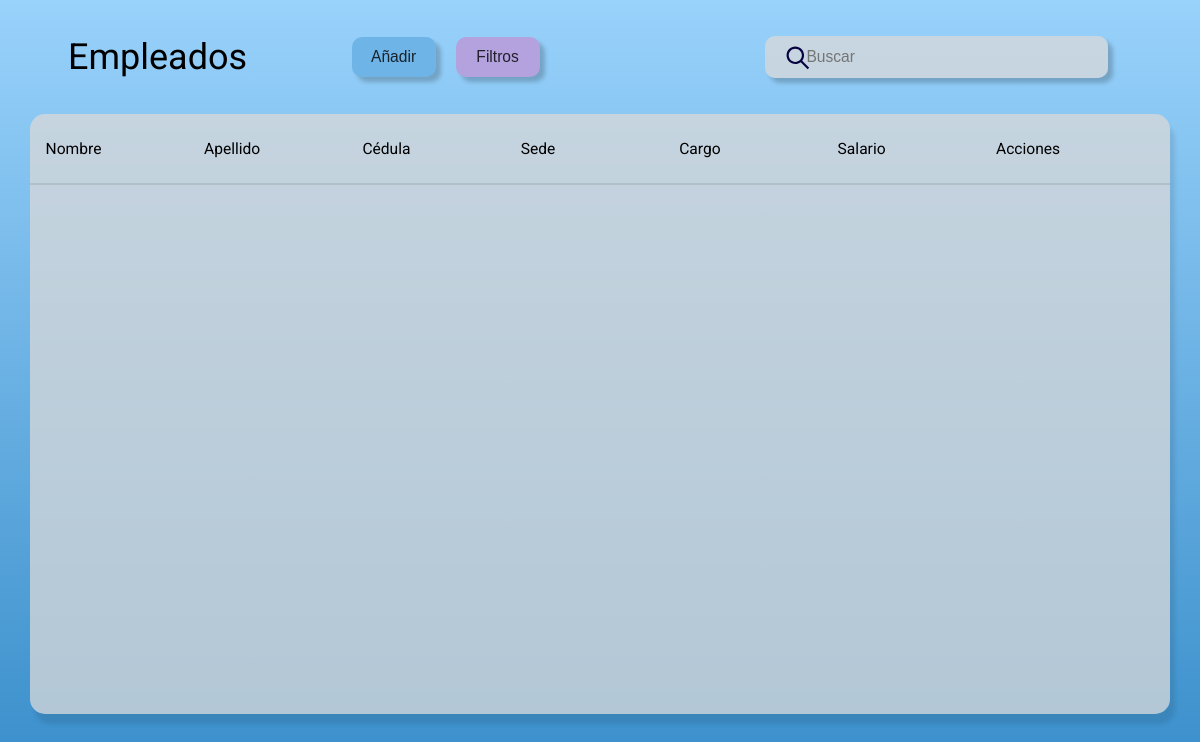
Before: / with the older database file.
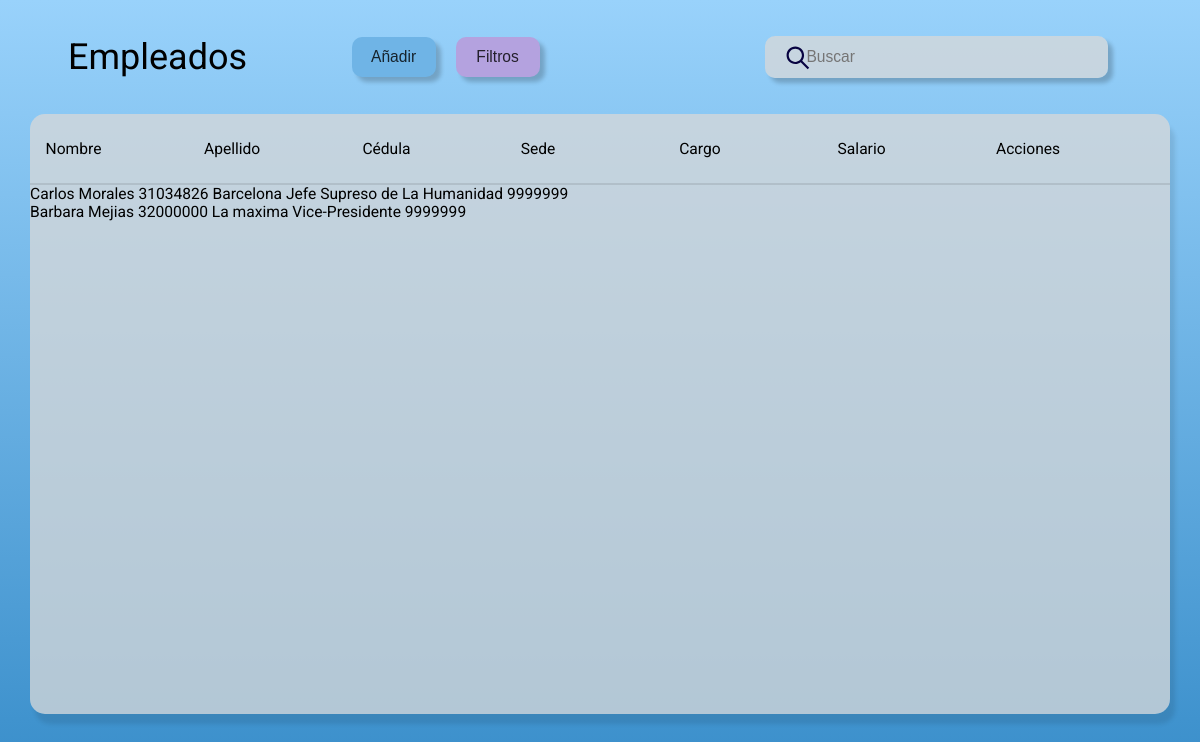
After: the same page with the newer database file.
### tareabasededatos_app/models.py (models this page shows, shortened)
class Employee(models.Model):
    name = models.CharField(max_length=200)
    lastname = models.CharField(max_length=200)
    cedula = models.CharField(max_length=15, unique=True, primary_key=True)
    sede = models.CharField(max_length=200)
    charge = models.CharField(max_length=120)
    salary = models.CharField(max_length=20)

### tareabasededatos_app/views.py (the view)
# urls.py: path('', mainview, name='index'),
def mainview(request):
    employees = Employee.objects.all()
    return render(request, 'index.html', {'employees':employees})

### templates/index.html (shortened to what this page needs)
{% load static %}
<!DOCTYPE html>
<html lang="en">
<head>
    <link rel="stylesheet" href="{% static "css/styles.css" %}">
</head>
<body>
    <header>
        <div class="header">
            <p id="emp">Empleados</p>
            <button id="add">Añadir</button>
            <button id="fil">Filtros</button>
            <div id="lokCont">
                <input type="text" placeholder="Buscar" id="lok">
            </div>
	    </div>
    </header>
    <main>
        <div class="main">
            <div class="headerbd">
                <p>Nombre</p>
                <p>Apellido</p>
                <p>Cédula</p>
                <p>Sede</p>
                <p>Cargo</p>
                <p>Salario</p>
                <p>Acciones</p>
            </div>
            <div id="lin"></div>
	    {% for employee in employees %}
        <div class="dblis">
	    {{employee.name}}
	    {{employee.lastname}}
	    {{employee.cedula}}
	    {{employee.sede}}
	    {{employee.charge}}
	    {{employee.salary}}
	    <br>
        </div>
	    {% endfor %}
        </div>
    </main>
</body>
</html>

### static/css/styles.css (style rules this page uses)
html, body { height: 100%; margin: 0; padding: 0; }
body { background: linear-gradient(to bottom, #99D2FB, #368CC9); font-family: roboto; }
.header { display: grid; grid-template-columns: 3fr 1fr 3fr 4fr; margin: 0 2em 0em; }
#emp { font-size: 3vw; margin-left: 1em; }
button, input { width: 7vw; height: 5vh; border-radius: 10px; display: flex; justify-content: center; align-items: center; align-self: center; box-shadow: 5px 5px 4px #00000033; margin: 0px 10px; border: none; font-size: 1.3vw; color: #000000ce; }
#add, #acp { background-color: #6FB4E6; }
#fil { background-color: #b4a2df; }
#lok { display: flex; justify-content: start; height: 5vh; width: 25vw; background-color: #d9d9d9c0; padding-left: 10%; }
#lokCont { display: flex; align-items: center; }
svg { position: absolute; left: 65%; z-index: 1; }
input { width: 20vw; outline: none; padding-left: 5%; }
main { display: grid; justify-content: center; }
.main { width: 95vw; height: 75vh; background-color: #d9d9d9c0; border-radius: 15px; font-size: 1.3vw; box-shadow: 5px 10px 4px #00000018; }
.headerbd { display: grid; grid-template-columns: repeat(7, 1fr); margin: 10px 1em; }
#lin { width: 95vw; height: 1.5px; background-color: #00000018; }
.dblis { display: flex; }

Changed rows visible on the page:
added Employee: name "Carlos", lastname "Morales", cedula "31034826", sede "Barcelona", charge "Jefe Supreso de La Humanidad", salary "9999999"
added Employee: name "Barbara", lastname "Mejias", cedula "32000000", sede "La maxima", charge "Vice-Presidente", salary "9999999"
